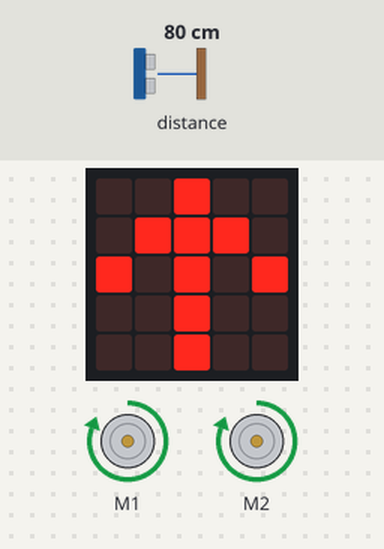
The program below on a simulated BBC micro:bit (MakeCode). On the bench: 2 × DC motor (green arrow = forward, orange = backward, longer = faster), the board's 5×5 LED display. The inputs (shaded band) are chosen by the test bench; at power-on: distance to the obstacle 80 cm.

Above: at 1.2 s.
1.3 s: distance to the obstacle set to 31 cm
3.0 s: distance to the obstacle set to 28 cm
At 3.5 s:
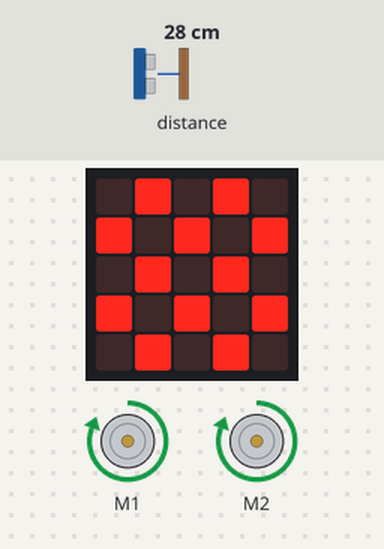
At 4.4 s:
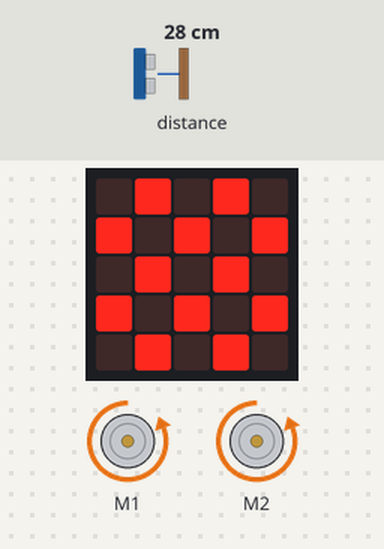
8.0 s: distance to the obstacle set to 2 cm
At 8.96 s:
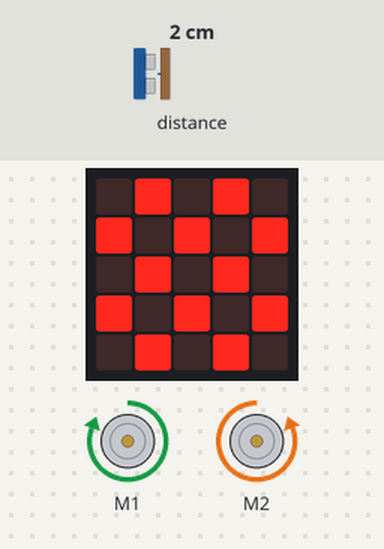
Timing chart, 0 to 12.3 s (numbered marks = the images above; inputs shaded):
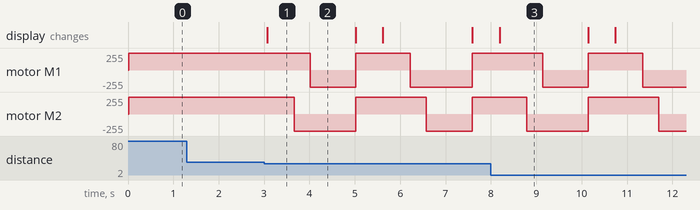

Measured:
- the behaviour switches between 30 and 29 cm on distance to the obstacle (found by bisection; images 0 and 1)
- after the input at 1.3 s, every drawn part: stays the same
- after the input at 3.0 s, motor M1: forward 255/255 → backward 255/255 after 1.0 s, → forward 255/255 1.0 s later, → backward 255/255 1.2 s later, → forward 255/255 1.4 s later; motor M2: forward 255/255 → backward 255/255 after 0.66 s, → forward 255/255 1.4 s later, → backward 255/255 1.6 s later, → forward 255/255 1.0 s later
- what the display in image 1 shows lasts 1.9 s, from 3.1 s to 5.0 s

The program:

main.ts
```typescript
let Distancia = 0
let Velocidad = 255
basic.forever(function () {
    for (let index = 0; index < 1; index++) {
        maqueen.motorRun(maqueen.Motors.All, maqueen.Dir.CW, Velocidad)
        basic.showArrow(ArrowNames.North)
        Distancia = maqueen.Ultrasonic(PingUnit.Centimeters)
        if (Distancia < 30) {
            basic.showIcon(IconNames.Chessboard)
            maqueen.motorRun(maqueen.Motors.M1, maqueen.Dir.CW, Velocidad)
            maqueen.motorRun(maqueen.Motors.M2, maqueen.Dir.CCW, Velocidad)
            basic.pause(350)
            maqueen.motorRun(maqueen.Motors.All, maqueen.Dir.CCW, Velocidad)
            basic.pause(1000)
        }
    }
    for (let index = 0; index < 1; index++) {
        maqueen.motorRun(maqueen.Motors.All, maqueen.Dir.CW, Velocidad)
        basic.showArrow(ArrowNames.North)
        Distancia = maqueen.Ultrasonic(PingUnit.Centimeters)
        if (Distancia < 30) {
            basic.showIcon(IconNames.Chessboard)
            maqueen.motorRun(maqueen.Motors.M2, maqueen.Dir.CW, Velocidad)
            maqueen.motorRun(maqueen.Motors.M1, maqueen.Dir.CCW, Velocidad)
            basic.pause(350)
            maqueen.motorRun(maqueen.Motors.All, maqueen.Dir.CCW, Velocidad)
            basic.pause(1000)
        }
    }
})
```

test.ts
```typescript
// aquí va el archivo "tests"; esto no se compilará cuando este paquete se utilice como una extensión.
```
